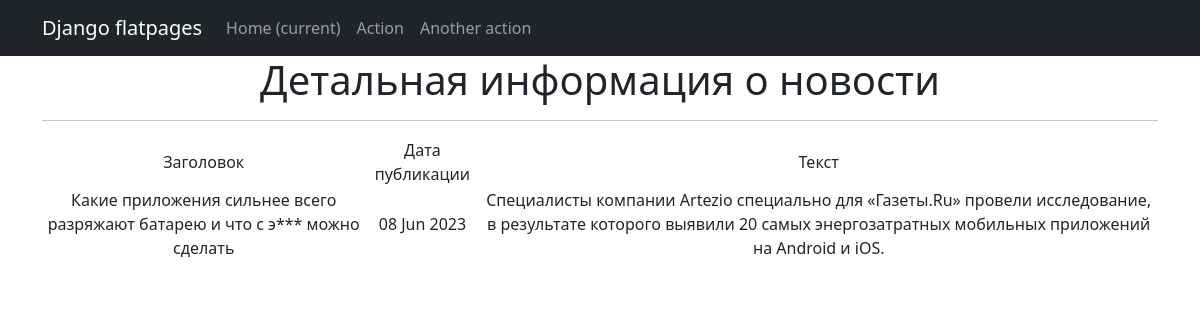
Screenshot of /news/1 with the database file from the repository.
### news/models.py (models this page shows, shortened)
class Post(models.Model):
    article = 'AR'
    news = 'NW'
    type_to_choice = [
        (article, 'Статья'),
        (news, 'Новости')
    ]
    author = models.ForeignKey(Author, on_delete=models.CASCADE)
    post_type = models.CharField(max_length=2, choices=type_to_choice, default='article')
    time_of_creation = models.DateTimeField(auto_now_add=True)
    categories = models.ManyToManyField(Category, through='PostCategory')
    title = models.CharField(max_length=255)
    text = models.TextField(default='none')
    post_rating = models.FloatField(default=0.0)

### news/views.py (the view)
# urls.py: path('<int:pk>', PostDetail.as_view(), name='post_detail'),
class PostDetail(DetailView):
    model = Post
    template_name = 'post_detail.html'
    context_object_name = 'post_detail'

### news/templatetags/custom_filters.py (called while the page is built)
@register.filter()
def censor(value):
    bad_words = ['грибок', 'бля', 'этим', 'блин']
    try:
        if not isinstance(value, str):
            raise CensorException('Цензурироваться может только строковой тип данных (str).')
        for word in bad_words:
            if word.lower() in bad_words:
                value = value.replace(word, f"{word[0]}{'*' * (len(word) - 1)}")
        return value
    except CensorException as e:
        print(e)

### templates/post_detail.html (shortened to what this page needs)
{% extends 'flatpages/default.html' %}
{% load custom_filters %}
{% block content %}
    <h1>Детальная информация о новости</h1>
    <hr>
    {% if post_detail %}
        <table>
            <tr>
                <td>Заголовок</td>
                <td>Дата публикации</td>
                <td>Текст</td>
            </tr>
            <tr>
                <td>{{ post_detail.title|censor }}</td>
                <td>{{ post_detail.time_of_creation|date:'d M Y' }}</td>
                <td>{{ post_detail.text|censor }}</td>
            </tr>
        </table>
    {% else %}
        <h2>Такой новости нет!</h2>
    {% endif %}
{% endblock content %}

### rows the page displays
Post: title|censor "Какие приложения сильнее всего разряжают батарею и что с э*** можно сделать", time_of_creation "08 Jun 2023", text|censor "Специалисты компании Artezio специально для «Газеты.Ru» провели исследование, в результате которого выявили 20 самых энергозатратных мобильных приложений на Android и iOS."
